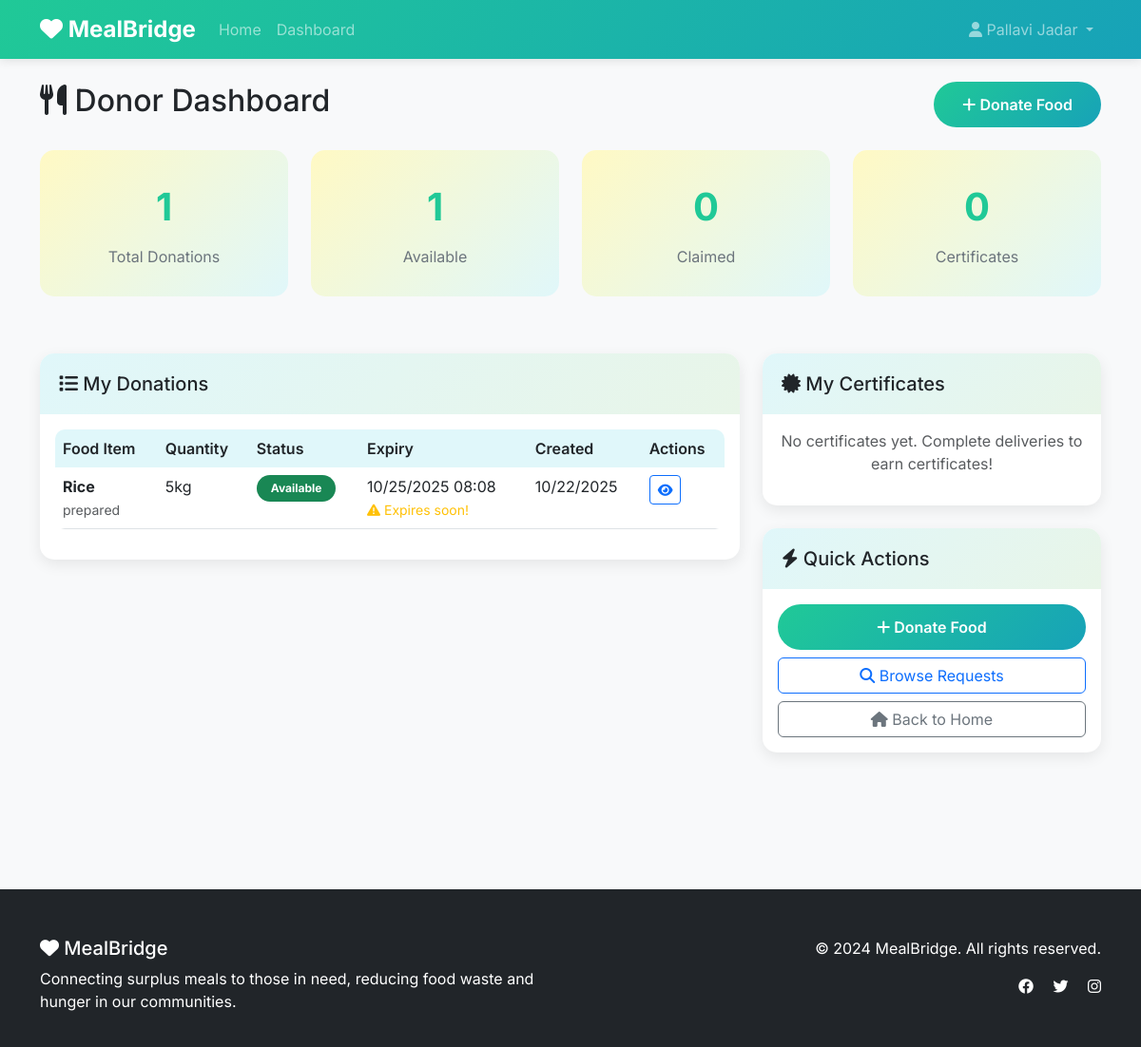
The page /donor/dashboard (signed in) on the database its author committed.
### models.py (models this page shows)
class User(UserMixin, db.Model):
    id = db.Column(db.Integer, primary_key=True)
    username = db.Column(db.String(80), unique=True, nullable=False)
    email = db.Column(db.String(120), unique=True, nullable=False)
    password_hash = db.Column(db.String(120), nullable=False)
    role = db.Column(db.String(20), nullable=False)  # donor, requestor, delivery_partner, admin
    full_name = db.Column(db.String(100), nullable=False)
    phone = db.Column(db.String(20))
    address = db.Column(db.Text)
    latitude = db.Column(db.Float)
    longitude = db.Column(db.Float)
    is_verified = db.Column(db.Boolean, default=False)
    created_at = db.Column(db.DateTime, default=datetime.utcnow)
    donations = db.relationship('Donation', backref='donor', lazy=True)
    requests = db.relationship('Request', backref='requestor', lazy=True)
    deliveries = db.relationship('Delivery', backref='delivery_partner', lazy=True)

class Donation(db.Model):
    id = db.Column(db.Integer, primary_key=True)
    food_name = db.Column(db.String(100), nullable=False)
    quantity = db.Column(db.String(50), nullable=False)
    food_type = db.Column(db.String(50), nullable=False)  # prepared, raw, packaged
    description = db.Column(db.Text)
    location = db.Column(db.String(200), nullable=False)
    latitude = db.Column(db.Float)
    longitude = db.Column(db.Float)
    expiry_date_time = db.Column(db.DateTime, nullable=False)
    contact_info = db.Column(db.String(200))
    image_url = db.Column(db.String(200))
    status = db.Column(db.String(20), default='available')  # available, claimed, expired
    donor_id = db.Column(db.Integer, db.ForeignKey('user.id'), nullable=False)
    created_at = db.Column(db.DateTime, default=datetime.utcnow)
    requests = db.relationship('Request', backref='donation', lazy=True)
    deliveries = db.relationship('Delivery', backref='donation', lazy=True)

### routes.py (the view)
    @app.route('/donor/dashboard')
    @login_required
    def donor_dashboard():
        if current_user.role != 'donor':
            flash('Access denied!', 'error')
            return redirect(url_for('index'))
        donations = Donation.query.filter_by(donor_id=current_user.id).order_by(Donation.created_at.desc()).all()
        certificates = Certificate.query.filter_by(donor_id=current_user.id).all()
        return render_template('donor/dashboard.html', donations=donations, certificates=certificates, now=datetime.now(), timedelta=timedelta)

### __init__.py (called while the page is built)
def create_app():
    app = Flask(__name__)
    app.config['SECRET_KEY'] = secrets.token_hex(16)
    app.config['SQLALCHEMY_DATABASE_URI'] = 'sqlite:///mealbridge.db'
    app.config['SQLALCHEMY_TRACK_MODIFICATIONS'] = False
    app.config['MAIL_SERVER'] = 'smtp.gmail.com'
    app.config['MAIL_PORT'] = 587
    app.config['MAIL_USE_TLS'] = True
    app.config['MAIL_USERNAME'] = os.environ.get('MAIL_USERNAME', 'your-email@gmail.com')
    app.config['MAIL_PASSWORD'] = os.environ.get('MAIL_PASSWORD', 'your-app-password')
    db.init_app(app)
    login_manager.init_app(app)
    login_manager.login_view = 'login'
    mail.init_app(app)
    import models
    from routes import register_routes
    @login_manager.user_loader
    def load_user(user_id):
        return models.User.query.get(int(user_id))
    register_routes(app)
    return app

### templates/donor/dashboard.html (shortened to what this page needs)
{% extends "base.html" %}
{% block content %}
<div class="container py-4">
    <div class="row">
        <div class="col-12">
            <div class="d-flex justify-content-between align-items-center mb-4">
                <h2><i class="fas fa-utensils"></i> Donor Dashboard</h2>
                <a href="{{ url_for('donate_food') }}" class="btn btn-primary">
                    <i class="fas fa-plus"></i> Donate Food
                </a>
            </div>
        </div>
    </div>
    <div class="row mb-4">
        <div class="col-md-3 mb-3">
            <div class="stats-card">
                <div class="stats-number">{{ donations|length }}</div>
                <div class="stats-label">Total Donations</div>
            </div>
        </div>
        <div class="col-md-3 mb-3">
            <div class="stats-card">
                <div class="stats-number">{{ donations|selectattr('status', 'equalto', 'available')|list|length }}</div>
                <div class="stats-label">Available</div>
            </div>
        </div>
        <div class="col-md-3 mb-3">
            <div class="stats-card">
                <div class="stats-number">{{ donations|selectattr('status', 'equalto', 'claimed')|list|length }}</div>
                <div class="stats-label">Claimed</div>
            </div>
        </div>
        <div class="col-md-3 mb-3">
            <div class="stats-card">
                <div class="stats-number">{{ certificates|length }}</div>
                <div class="stats-label">Certificates</div>
            </div>
        </div>
    </div>
    <div class="row">
        <div class="col-lg-8">
            <div class="card">
                <div class="card-header">
                    <h5 class="mb-0"><i class="fas fa-list"></i> My Donations</h5>
                </div>
                <div class="card-body">
                    {% if donations %}
                        <div class="table-responsive">
                            <table class="table table-hover">
                                <thead>
                                    <tr>
                                        <th>Food Item</th>
                                        <th>Quantity</th>
                                        <th>Status</th>
                                        <th>Expiry</th>
                                        <th>Created</th>
                                        <th>Actions</th>
                                    </tr>
                                </thead>
                                <tbody>
                                    {% for donation in donations %}
                                    <tr>
                                        <td>
                                            <strong>{{ donation.food_name }}</strong>
                                            <br><small class="text-muted">{{ donation.food_type }}</small>
                                        </td>
                                        <td>{{ donation.quantity }}</td>
                                        <td>
                                            {% if donation.status == 'available' %}
                                                <span class="badge bg-success">Available</span>
                                            {% elif donation.status == 'claimed' %}
                                                <span class="badge bg-primary">Claimed</span>
                                            {% else %}
                                                <span class="badge bg-danger">Expired</span>
                                            {% endif %}
                                        </td>
                                        <td>
                                            {{ donation.expiry_date_time.strftime('%m/%d/%Y %H:%M') }}
                                            {% set three_hours_from_now = now + timedelta(hours=3) %}
                                            {% if donation.expiry_date_time <= three_hours_from_now %}
                                                <br><small class="text-warning"><i class="fas fa-exclamation-triangle"></i> Expires soon!</small>
                                            {% endif %}
                                        </td>
                                        <td>{{ donation.created_at.strftime('%m/%d/%Y') }}</td>
                                        <td>
                                            <div class="btn-group btn-group-sm">
                                                <button class="btn btn-outline-primary" onclick="viewDonation({{ donation.id }})">
                                                    <i class="fas fa-eye"></i>
                                                </button>
                                            </div>
                                        </td>
                                    </tr>
                                    {% endfor %}
                                </tbody>
                            </table>
                        </div>
                    {% else %}
                        <div class="text-center py-4">
                            <i class="fas fa-utensils" style="font-size: 3rem; color: var(--secondary-color); opacity: 0.5;"></i>
                            <p class="text-muted mt-3">No donations yet. <a href="{{ url_for('donate_food') }}">Make your first donation!</a></p>
                        </div>
                    {% endif %}
                </div>
            </div>
        </div>
        <div class="col-lg-4">
            <div class="card mb-4">
                <div class="card-header">
                    <h5 class="mb-0"><i class="fas fa-certificate"></i> My Certificates</h5>
                </div>
                <div class="card-body">
                    {% if certificates %}
                        {% for certificate in certificates %}
                        <div class="d-flex justify-content-between align-items-center mb-2">
                            <div>
                                <strong>Certificate #{{ certificate.id }}</strong>
                                <br><small class="text-muted">{{ certificate.sent_at.strftime('%m/%d/%Y') }}</small>
                            </div>
                            <a href="{{ certificate.certificate_url }}" class="btn btn-sm btn-outline-primary" target="_blank">
                                <i class="fas fa-download"></i>
                            </a>
                        </div>
                        {% endfor %}
                    {% else %}
                        <p class="text-muted text-center">No certificates yet. Complete deliveries to earn certificates!</p>
                    {% endif %}
                </div>
            </div>
            <div class="card">
                <div class="card-header">
                    <h5 class="mb-0"><i class="fas fa-bolt"></i> Quick Actions</h5>
                </div>
                <div class="card-body">
                    <div class="d-grid gap-2">
                        <a href="{{ url_for('donate_food') }}" class="btn btn-primary">
                            <i class="fas fa-plus"></i> Donate Food
                        </a>
                        <a href="{{ url_for('requestor_dashboard') }}" class="btn btn-outline-primary">
                            <i class="fas fa-search"></i> Browse Requests
                        </a>
                        <a href="{{ url_for('index') }}" class="btn btn-outline-secondary">
                            <i class="fas fa-home"></i> Back to Home
                        </a>
                    </div>
                </div>
            </div>
        </div>
    </div>
</div>
{% endblock %}

### templates/base.html (shortened to what this page needs)
<!DOCTYPE html>
<html lang="en">
<head>
    <link href="https://cdn.jsdelivr.net/npm/bootstrap@5.3.0/dist/css/bootstrap.min.css" rel="stylesheet">
    <link href="https://cdnjs.cloudflare.com/ajax/libs/font-awesome/6.4.0/css/all.min.css" rel="stylesheet">
</head>
<body>
    <nav class="navbar navbar-expand-lg navbar-dark">
        <div class="container">
            <a class="navbar-brand" href="{{ url_for('index') }}">
                <i class="fas fa-heart"></i> MealBridge
            </a>
            <div class="collapse navbar-collapse" id="navbarNav">
                <ul class="navbar-nav me-auto">
                    <li class="nav-item">
                        <a class="nav-link" href="{{ url_for('index') }}">Home</a>
                    </li>
                    {% if current_user.is_authenticated %}
                        <li class="nav-item">
                            <a class="nav-link" href="{{ url_for('dashboard') }}">Dashboard</a>
                        </li>
                    {% endif %}
                </ul>
                <ul class="navbar-nav">
                    {% if current_user.is_authenticated %}
                        <li class="nav-item dropdown">
                            <a class="nav-link dropdown-toggle" href="#" id="navbarDropdown" role="button" data-bs-toggle="dropdown">
                                <i class="fas fa-user"></i> {{ current_user.full_name }}
                            </a>
                        </li>
                    {% endif %}
                </ul>
            </div>
        </div>
    </nav>
    <main>
        {% block content %}{% endblock %}
    </main>
    <footer class="footer">
        <div class="container">
            <div class="row">
                <div class="col-md-6">
                    <h5><i class="fas fa-heart"></i> MealBridge</h5>
                    <p>Connecting surplus meals to those in need, reducing food waste and hunger in our communities.</p>
                </div>
                <div class="col-md-6 text-md-end">
                    <p>&copy; 2024 MealBridge. All rights reserved.</p>
                    <div class="social-links">
                        <a href="#" class="text-white me-3"><i class="fab fa-facebook"></i></a>
                        <a href="#" class="text-white me-3"><i class="fab fa-twitter"></i></a>
                        <a href="#" class="text-white"><i class="fab fa-instagram"></i></a>
                    </div>
                </div>
            </div>
        </div>
    </footer>
</body>
</html>

### templates/base.html (style rules this page uses)
:root { --primary-color: #20c997; --secondary-color: #6c757d; --success-color: #198754; --warning-color: #ffc107; --danger-color: #dc3545; --info-color: #0dcaf0; --light-color: #f8f9fa; --dark-color: #212529; --pastel-teal: #e0f7fa; --pastel-green: #e8f5e8; --pastel-yellow: #fff9c4; }
body { font-family: 'Inter', sans-serif; background-color: var(--light-color); }
.navbar { background: linear-gradient(135deg, var(--primary-color), #17a2b8); box-shadow: 0 2px 10px rgba(0,0,0,0.1); }
.navbar-brand { font-weight: 700; font-size: 1.5rem; }
.btn-primary { background: linear-gradient(135deg, var(--primary-color), #17a2b8); border: none; border-radius: 25px; padding: 12px 30px; font-weight: 600; transition: all 0.3s ease; }
.card { border: none; border-radius: 15px; box-shadow: 0 5px 15px rgba(0,0,0,0.08); transition: all 0.3s ease; margin-bottom: 20px; }
.card-header { background: linear-gradient(135deg, var(--pastel-teal), var(--pastel-green)); border-radius: 15px 15px 0 0 !important; border: none; padding: 20px; }
.stats-card { background: linear-gradient(135deg, var(--pastel-yellow), var(--pastel-teal)); border-radius: 15px; padding: 30px; text-align: center; margin-bottom: 20px; }
.stats-number { font-size: 2.5rem; font-weight: 700; color: var(--primary-color); }
.stats-label { font-size: 1rem; color: var(--secondary-color); margin-top: 10px; }
.footer { background: var(--dark-color); color: white; padding: 50px 0 20px; margin-top: 100px; }
.badge { border-radius: 20px; padding: 8px 15px; }
.table { border-radius: 10px; overflow: hidden; }
.table th { background: var(--pastel-teal); border: none; font-weight: 600; }

### rows shown on the page
User: full_name "Pallavi Jadar"
Donation: food_name "Rice", food_type "prepared", quantity "5kg", status "Available", expiry_date_time "10/25/2025 08:08", shows "Expires soon!", created_at "10/22/2025"

### other values the page prints
{{ donations|length }} "1"
{{ donations|selectattr('status', 'equalto', 'available')|list|length }} "1"
{{ donations|selectattr('status', 'equalto', 'claimed')|list|length }} "0"
{{ certificates|length }} "0"
